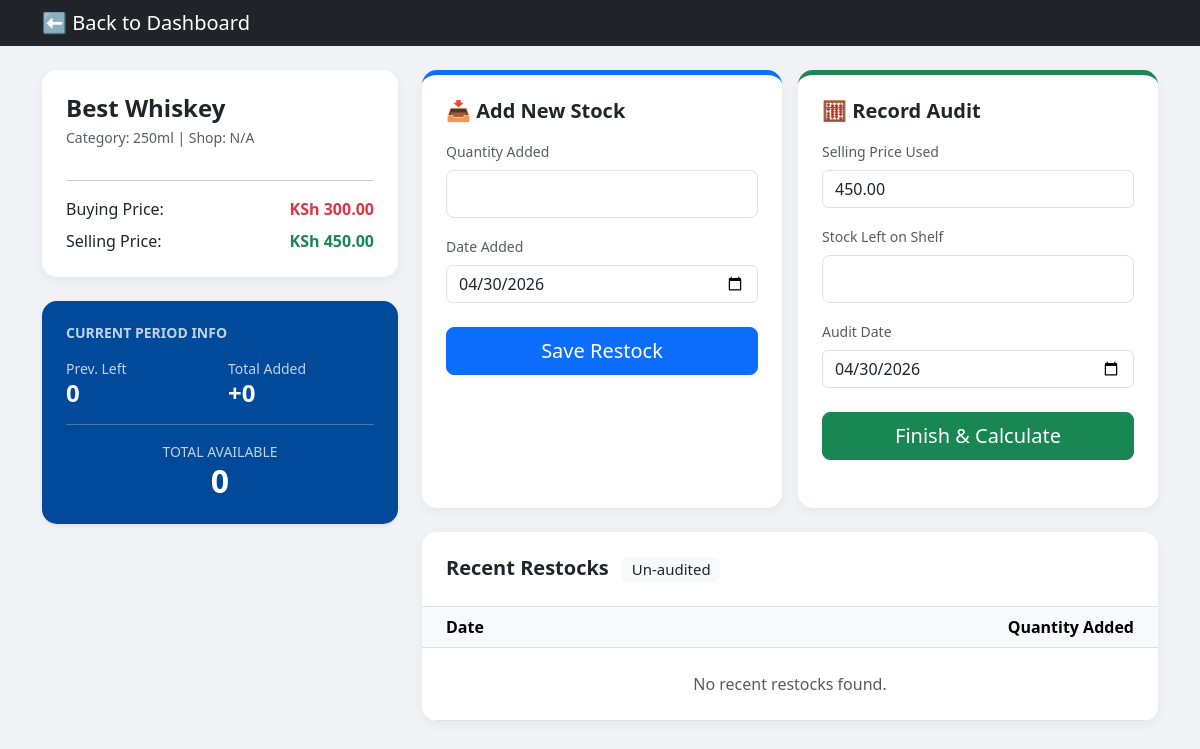
Screenshot of /product/2/ with the database file from the repository.
### tracker/models.py (models this page shows, shortened)
class Product(models.Model):
    product_name = models.CharField("Product", max_length=255)
    shop = models.CharField("Shop/Branch", max_length=255, blank=True, null=True)
    category = models.CharField("Category", max_length=100, blank=True, null=True)
    cost_price = models.DecimalField("Cost Price", max_digits=10, decimal_places=2)
    selling_price = models.DecimalField("Default Selling Price", max_digits=10, decimal_places=2)

### tracker/views.py (the view, shortened to what this page needs)
# urls.py: path('product/<int:pk>/', views.views_product_detail, name='product_detail'),
def views_product_detail(request, pk):
    product = get_object_or_404(Product, pk=pk)
    last_audit = Transaction.objects.filter(product=product, type='SALES_CHECK').first()
    prev_rem = last_audit.current_remaining if last_audit else 0
    restocks = Transaction.objects.filter(product=product, type='RESTOCK')
    if last_audit:
        restocks = restocks.filter(created_at__gt=last_audit.created_at)
    total_added = restocks.aggregate(Sum('quantity'))['quantity__sum'] or 0
    return render(request, 'tracker/product_detail.html', {
        'product': product,
        'prev_rem': prev_rem,
        'total_added': total_added,
        'restocks': restocks.order_by('-date'),
        'today_date': date.today().strftime('%Y-%m-%d')
    })

### tracker/templates/tracker/product_detail.html (shortened to what this page needs)
<!DOCTYPE html>
<html lang="en">
<head>
    <link href="https://cdn.jsdelivr.net/npm/bootstrap@5.3.0/dist/css/bootstrap.min.css" rel="stylesheet">
</head>
<body class="pb-5">
    <nav class="navbar navbar-dark bg-dark mb-4 sticky-top">
        <div class="container">
            <a class="navbar-brand py-0" href="/">⬅ <span class="d-none d-sm-inline">Back to Dashboard</span></a>
        </div>
    </nav>
    <div class="container-fluid container-md">
        <div class="row">
            <div class="col-12 col-lg-4">
                <div class="card p-4">
                    <h2 class="h4 fw-bold mb-1">{{ product.product_name }}</h2>
                    <p class="text-muted small mb-3">Category: {{ product.category }} | Shop: {{ product.shop|default:"N/A" }}</p>
                    <hr>
                    <div class="d-flex justify-content-between mb-2">
                        <span>Buying Price:</span>
                        <span class="fw-bold text-danger">KSh {{ product.cost_price }}</span>
                    </div>
                    <div class="d-flex justify-content-between">
                        <span>Selling Price:</span>
                        <span class="fw-bold text-success">KSh {{ product.selling_price }}</span>
                    </div>
                </div>
                <div class="card p-4 bg-custom-blue shadow-sm">
                    <h5 class="mb-3 text-uppercase opacity-75 small fw-bold">Current Period Info</h5>
                    <div class="row g-3">
                        <div class="col-6">
                            <small class="d-block opacity-75">Prev. Left</small>
                            <span class="h4 fw-bold">{{ prev_rem }}</span>
                        </div>
                        <div class="col-6">
                            <small class="d-block opacity-75">Total Added</small>
                            <span class="h4 fw-bold">+{{ total_added }}</span>
                        </div>
                    </div>
                    <hr class="opacity-25">
                    <div class="text-center">
                        <small class="d-block opacity-75">TOTAL AVAILABLE</small>
                        <span class="h2 fw-bold">{{ prev_rem|add:total_added }}</span>
                    </div>
                </div>
            </div>
            <div class="col-12 col-lg-8">
                <div class="row g-3">
                    <div class="col-12 col-md-6">
                        <div class="card p-4 h-100 restock-card">
                            <h5 class="fw-bold mb-3">📥 Add New Stock</h5>
                            <form method="POST">
                                <div class="mb-3">
                                    <label class="form-label small text-muted">Quantity Added</label>
                                    <input type="number" name="quantity" class="form-control form-control-lg" required>
                                </div>
                                <div class="mb-3">
                                    <label class="form-label small text-muted">Date Added</label>
                                    <input type="date" name="transaction_date" class="form-control" value="{{ today_date }}" required>
                                </div>
                                <button type="submit" class="btn btn-primary btn-lg w-100 mt-2">Save Restock</button>
                            </form>
                        </div>
                    </div>
                    <div class="col-12 col-md-6">
                        <div class="card p-4 h-100 audit-card">
                            <h5 class="fw-bold mb-3">🧮 Record Audit</h5>
                            <form method="POST">
                                <div class="mb-3">
                                    <label class="form-label small text-muted">Selling Price Used</label>
                                    <input type="number" step="0.01" name="sell_price" class="form-control" value="{{ product.selling_price }}">
                                </div>
                                <div class="mb-3">
                                    <label class="form-label small text-muted">Stock Left on Shelf</label>
                                    <input type="number" name="current_remaining" class="form-control form-control-lg" required>
                                </div>
                                <div class="mb-3">
                                    <label class="form-label small text-muted">Audit Date</label>
                                    <input type="date" name="transaction_date" class="form-control" value="{{ today_date }}" required>
                                </div>
                                <button type="submit" class="btn btn-success btn-lg w-100 mt-2">Finish & Calculate</button>
                            </form>
                        </div>
                    </div>
                </div>
                <div class="card p-0 mt-4 overflow-hidden">
                    <div class="p-4 border-bottom bg-white">
                        <h5 class="mb-0 fw-bold">Recent Restocks <span class="badge bg-light text-dark ms-2 fw-normal">Un-audited</span></h5>
                    </div>
                    <div class="table-responsive">
                        <table class="table table-hover align-middle mb-0">
                            <thead class="table-light">
                                <tr>
                                    <th class="ps-4">Date</th>
                                    <th class="pe-4 text-end">Quantity Added</th>
                                </tr>
                            </thead>
                            <tbody>
                                {% for r in restocks %}
                                <tr>
                                    <td class="ps-4">{{ r.date }}</td>
                                    <td class="pe-4 text-end"><span class="badge bg-primary rounded-pill">+{{ r.quantity }}</span></td>
                                </tr>
                                {% empty %}
                                <tr><td colspan="2" class="text-center py-4 text-muted">No recent restocks found.</td></tr>
                                {% endfor %}
                            </tbody>
                        </table>
                    </div>
                </div>
            </div>
        </div>
    </div>
</body>
</html>

### tracker/templates/tracker/product_detail.html (style rules this page uses)
body { background-color: #f0f2f5; }
.card { border: none; box-shadow: 0 4px 12px rgba(0,0,0,0.05); border-radius: 15px; margin-bottom: 1.5rem; }
.bg-custom-blue { background: #004a99; color: white; }
.audit-card { border-top: 5px solid #198754; }
.restock-card { border-top: 5px solid #0d6efd; }

### rows the page displays
Product: product_name "Best Whiskey", category "250ml", shop "N/A", cost_price "300.00", selling_price "450.00", sell_price "450.00"

### other values shown
{{ prev_rem }} "0"
{{ total_added }} "0"
{{ prev_rem|add:total_added }} "0"
